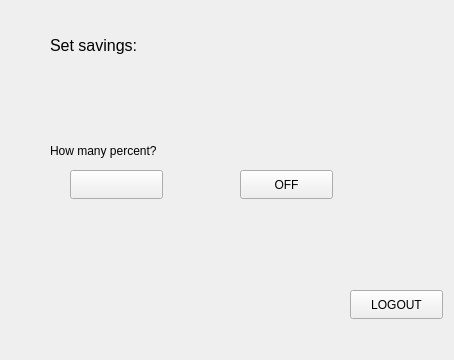
<?xml version="1.0" encoding="UTF-8"?>
<ui version="4.0">
 <class>savings</class>
 <widget class="QWidget" name="savings">
  <property name="geometry">
   <rect>
    <x>0</x>
    <y>0</y>
    <width>454</width>
    <height>360</height>
   </rect>
  </property>
  <property name="windowTitle">
   <string>Form</string>
  </property>
  <widget class="QLabel" name="label">
   <property name="geometry">
    <rect>
     <x>50</x>
     <y>30</y>
     <width>111</width>
     <height>31</height>
    </rect>
   </property>
   <property name="font">
    <font>
     <pointsize>12</pointsize>
    </font>
   </property>
   <property name="text">
    <string>Set savings:</string>
   </property>
  </widget>
  <widget class="QLabel" name="label_2">
   <property name="geometry">
    <rect>
     <x>50</x>
     <y>130</y>
     <width>141</width>
     <height>41</height>
    </rect>
   </property>
   <property name="text">
    <string>How many percent?</string>
   </property>
  </widget>
  <widget class="QPushButton" name="btn_savingsOn">
   <property name="geometry">
    <rect>
     <x>70</x>
     <y>170</y>
     <width>93</width>
     <height>29</height>
    </rect>
   </property>
   <property name="text">
    <string/>
   </property>
  </widget>
  <widget class="QPushButton" name="btn_savingsOff">
   <property name="geometry">
    <rect>
     <x>240</x>
     <y>170</y>
     <width>93</width>
     <height>29</height>
    </rect>
   </property>
   <property name="text">
    <string>OFF</string>
   </property>
  </widget>
  <widget class="QPushButton" name="btn_logout">
   <property name="geometry">
    <rect>
     <x>350</x>
     <y>290</y>
     <width>93</width>
     <height>29</height>
    </rect>
   </property>
   <property name="text">
    <string>LOGOUT</string>
   </property>
  </widget>
 </widget>
 <resources/>
 <connections/>
</ui>
